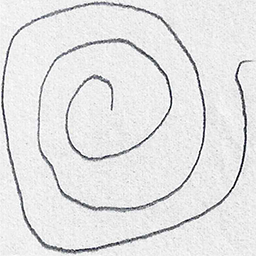
#> input picture data/spiral/training/healthy/V01HE02.png, 256 x 256 px; its folder holds only this picture in this run
$ jupyter execute --allow-errors Detecting_Parkinson_disease.ipynb   (shell and % lines are left out)
#> lines starting #> are read from the running program, lines starting #| are printed output that depends on the picture
<a href="https://colab.research.google.com/github/KARTHIKEYANJM/Parkinson-disease-detection/blob/main/Detecting_Parkinson_disease.ipynb" target="_parent"></a>

[cell 1]
import numpy as np
import cv2 as cv
import os
import argparse

from imutils import build_montages # using build_montages for visualization
from imutils import paths # using paths to extract  the file paths to each of the images in the dataset
from skimage import feature # HOG comes with the feature of skimage

from sklearn.ensemble import RandomForestClassifier
from sklearn.preprocessing import LabelEncoder
from sklearn.metrics import confusion_matrix


# construct the argument parser and parse the arguments
# --dataset: the path to the input (waves or spirals)
# --trials: number of trials to run, default = 5
ap = argparse.ArgumentParser()
ap.add_argument("-d", "--dataset", required=True,
            help="path to the input dataset")
ap.add_argument("-t", "--trials", type=int, default=5,
            help="number of trials to run")
args = vars(ap.parse_args())


# create feature vectors using HOG
def quantify_img(img):
    features = feature.hog(img, orientations=9,
                        pixels_per_cell=(10, 10), cells_per_block=(2,2),
                        transform_sqrt=True, block_norm="L1")

    return features


# extract data and corresponding labels from the dataset
def load_split(path):
    # retrieve list of paths of images in the input directory
#> called with path = 'data/spiral/training/healthy/training'
    imgPaths = list(paths.list_images(path))

    # initialize data and labels
    data = []
    labels = []

    # loop over all the image paths
    for imgPath in imgPaths:
        # extract the label from the filename
        label = imgPath.split(os.path.sep)[-2]

        # load the input image
        img = cv.imread(imgPath)
#> img is the input picture: shape (256, 256, 3); mean B, G, R 228, 227.5, 227.5

        # grayscale the image
        img = cv.cvtColor(img, cv.COLOR_BGR2GRAY)
#> img: shape (256, 256)

        # resize the image to 200x200 pixels, ignoring aspect ratio
        img = cv.resize(img, (200, 200))
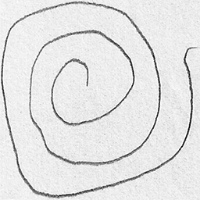
#> img: shape (200, 200); min 10, max 255, mean 227.5

        # threshold the image to obtain the white drawing on a black background
        img = cv.threshold(img, 0, 255, cv.THRESH_BINARY_INV + cv.THRESH_OTSU)[1]
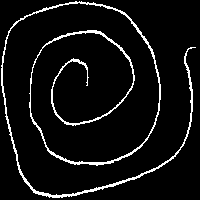
#> img: shape (200, 200); 6.6% white in thin lines or dots

        # convert the img to a feature vector
        img_vector = quantify_img(img)
#> in quantify_img, `features = feature.hog(img, orientations=9, pixels_per_cell=(10, 10), ..`: features = 12996 values, max 1 at index 7080, min 0 at index 0, mean 0.0225
#> img_vector has the same summary as features in quantify_img

        # append img_vector and label to data and labels respectively
        data.append(img_vector)
        labels.append(label)
#> pass 2 of the loop in load_split, `for imgPath in imgPaths:`:
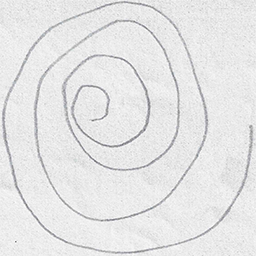
#> input picture data/spiral/training/parkinson/V01PE02.png, 256 x 256 px
#> in load_split, img is the input picture: shape (256, 256, 3); mean B, G, R 229.7, 229.4, 229.4
#> in load_split, `img = cv.resize(img, (200, 200))`:
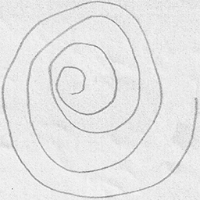
#> img: shape (200, 200); min 127, max 252, mean 229.3
#> in load_split, `img = cv.threshold(img, 0, 255, cv.THRESH_BINARY_INV + cv.THRESH_OTSU)..`:
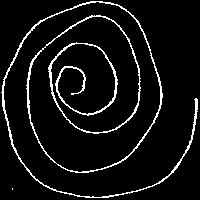
#> img: shape (200, 200); 6.7% white in thin lines or dots
#> img_vector = 12996 values, max 1 at index 6282, min 0 at index 0, mean 0.0233

    return (np.array(data), np.array(labels))


# define the paths to the training and testing datasets
trainingPath = os.path.sep.join([args["dataset"], "training"])
testingPath = os.path.sep.join([args["dataset"], "testing"])

# loading training and testing datasets
print("Loading data...")
(trainX, trainY) = load_split(trainingPath)
(testX, testY) = load_split(testingPath)

# encode the labels
le = LabelEncoder()
trainY = le.fit_transform(trainY)
#> trainY = [0, 1]
testY = le.transform(testY)

# initialize our trials dictionary
trials = {}

# loop over all the number of trials
#> (the rest of this cell did not finish here and is left out)
